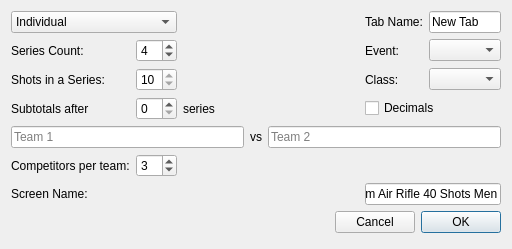
<?xml version="1.0" encoding="UTF-8"?>
<ui version="4.0">
 <class>ValikKastClass</class>
 <widget class="QDialog" name="ValikKastClass">
  <property name="geometry">
   <rect>
    <x>0</x>
    <y>0</y>
    <width>512</width>
    <height>249</height>
   </rect>
  </property>
  <property name="windowTitle">
   <string>New Tab</string>
  </property>
  <layout class="QGridLayout" name="gridLayout">
   <item row="0" column="0" colspan="2">
    <widget class="QComboBox" name="indBox">
     <property name="toolTip">
      <string>Choose here if the tab is for individual or team competition</string>
     </property>
     <property name="currentIndex">
      <number>0</number>
     </property>
     <item>
      <property name="text">
       <string>Individual</string>
      </property>
     </item>
     <item>
      <property name="text">
       <string>Team</string>
      </property>
     </item>
     <item>
      <property name="text">
       <string>Duel Match</string>
      </property>
     </item>
    </widget>
   </item>
   <item row="0" column="2">
    <spacer name="horizontalSpacer_5">
     <property name="orientation">
      <enum>Qt::Orientation::Horizontal</enum>
     </property>
     <property name="sizeHint" stdset="0">
      <size>
       <width>40</width>
       <height>20</height>
      </size>
     </property>
    </spacer>
   </item>
   <item row="0" column="3">
    <widget class="QLabel" name="label">
     <property name="text">
      <string>Tab Name:</string>
     </property>
    </widget>
   </item>
   <item row="0" column="4">
    <widget class="QLineEdit" name="sakiNimi">
     <property name="toolTip">
      <string>Tab name, not shown on spectator's screen</string>
     </property>
     <property name="text">
      <string>New Tab</string>
     </property>
    </widget>
   </item>
   <item row="1" column="0">
    <widget class="QLabel" name="seeriateSilt">
     <property name="text">
      <string>Series Count:</string>
     </property>
    </widget>
   </item>
   <item row="1" column="1">
    <widget class="QSpinBox" name="seeriateArv">
     <property name="toolTip">
      <string>Number of series in the event or number of team members</string>
     </property>
     <property name="minimum">
      <number>1</number>
     </property>
     <property name="maximum">
      <number>12</number>
     </property>
     <property name="value">
      <number>4</number>
     </property>
    </widget>
   </item>
   <item row="1" column="2">
    <spacer name="horizontalSpacer_4">
     <property name="orientation">
      <enum>Qt::Orientation::Horizontal</enum>
     </property>
     <property name="sizeHint" stdset="0">
      <size>
       <width>281</width>
       <height>20</height>
      </size>
     </property>
    </spacer>
   </item>
   <item row="1" column="3">
    <widget class="QLabel" name="label_4">
     <property name="text">
      <string>Event:</string>
     </property>
    </widget>
   </item>
   <item row="1" column="4">
    <widget class="QComboBox" name="harjutus">
     <property name="toolTip">
      <string>Choose an event. Attention! After changing this, make sure all other fields are correct!</string>
     </property>
    </widget>
   </item>
   <item row="2" column="0">
    <widget class="QLabel" name="laskudeSilt">
     <property name="text">
      <string>Shots in a Series:</string>
     </property>
    </widget>
   </item>
   <item row="2" column="1">
    <widget class="QSpinBox" name="laskudeArv">
     <property name="readOnly">
      <bool>true</bool>
     </property>
     <property name="minimum">
      <number>5</number>
     </property>
     <property name="maximum">
      <number>20</number>
     </property>
     <property name="value">
      <number>10</number>
     </property>
    </widget>
   </item>
   <item row="2" column="2">
    <spacer name="horizontalSpacer_3">
     <property name="orientation">
      <enum>Qt::Orientation::Horizontal</enum>
     </property>
     <property name="sizeHint" stdset="0">
      <size>
       <width>73</width>
       <height>20</height>
      </size>
     </property>
    </spacer>
   </item>
   <item row="2" column="3">
    <widget class="QLabel" name="label_5">
     <property name="text">
      <string>Class:</string>
     </property>
    </widget>
   </item>
   <item row="2" column="4">
    <widget class="QComboBox" name="laskjad">
     <property name="toolTip">
      <string/>
     </property>
    </widget>
   </item>
   <item row="3" column="0">
    <widget class="QLabel" name="vSummadeSilt">
     <property name="text">
      <string>Subtotals after</string>
     </property>
     <property name="wordWrap">
      <bool>false</bool>
     </property>
    </widget>
   </item>
   <item row="3" column="1">
    <widget class="QSpinBox" name="vSummadeArv">
     <property name="toolTip">
      <string>Number of series in each subtotal</string>
     </property>
     <property name="maximum">
      <number>12</number>
     </property>
    </widget>
   </item>
   <item row="3" column="2">
    <widget class="QLabel" name="vSummadeSilt2">
     <property name="text">
      <string>series</string>
     </property>
    </widget>
   </item>
   <item row="3" column="3" colspan="2">
    <widget class="QCheckBox" name="kumnendikegaBox">
     <property name="text">
      <string>Decimals</string>
     </property>
    </widget>
   </item>
   <item row="4" column="0" colspan="5">
    <layout class="QHBoxLayout" name="horizontalLayout_3">
     <item>
      <widget class="QLineEdit" name="duelFirstTeam">
       <property name="toolTip">
        <string>Name of the first team of the duel match</string>
       </property>
       <property name="placeholderText">
        <string>Team 1</string>
       </property>
      </widget>
     </item>
     <item>
      <widget class="QLabel" name="duelVs">
       <property name="text">
        <string>vs</string>
       </property>
      </widget>
     </item>
     <item>
      <widget class="QLineEdit" name="duelSecondTeam">
       <property name="toolTip">
        <string>Name of the second team of the duel match</string>
       </property>
       <property name="placeholderText">
        <string>Team 2</string>
       </property>
      </widget>
     </item>
    </layout>
   </item>
   <item row="5" column="0">
    <widget class="QLabel" name="paarideSilt">
     <property name="text">
      <string>Competitors per team:</string>
     </property>
    </widget>
   </item>
   <item row="5" column="1">
    <widget class="QSpinBox" name="paarideArv">
     <property name="toolTip">
      <string>Number of competitors in each team of the duel match</string>
     </property>
     <property name="minimum">
      <number>1</number>
     </property>
     <property name="maximum">
      <number>30</number>
     </property>
     <property name="value">
      <number>3</number>
     </property>
    </widget>
   </item>
   <item row="6" column="0">
    <widget class="QLabel" name="label_2">
     <property name="text">
      <string>Screen Name:</string>
     </property>
    </widget>
   </item>
   <item row="6" column="3" colspan="2">
    <widget class="QLineEdit" name="nimiTulAknas">
     <property name="toolTip">
      <string>Title that is shown on spectator's screen</string>
     </property>
     <property name="text">
      <string>10m Air Rifle 40 Shots Men</string>
     </property>
    </widget>
   </item>
   <item row="7" column="0" colspan="5">
    <layout class="QHBoxLayout" name="horizontalLayout">
     <item>
      <spacer name="horizontalSpacer">
       <property name="orientation">
        <enum>Qt::Orientation::Horizontal</enum>
       </property>
       <property name="sizeHint" stdset="0">
        <size>
         <width>40</width>
         <height>20</height>
        </size>
       </property>
      </spacer>
     </item>
     <item>
      <widget class="QPushButton" name="loobuNupp">
       <property name="text">
        <string>Cancel</string>
       </property>
      </widget>
     </item>
     <item>
      <widget class="QPushButton" name="okNupp">
       <property name="text">
        <string>OK</string>
       </property>
       <property name="default">
        <bool>true</bool>
       </property>
      </widget>
     </item>
    </layout>
   </item>
  </layout>
 </widget>
 <layoutdefault spacing="6" margin="11"/>
 <resources/>
 <connections>
  <connection>
   <sender>loobuNupp</sender>
   <signal>clicked()</signal>
   <receiver>ValikKastClass</receiver>
   <slot>reject()</slot>
   <hints>
    <hint type="sourcelabel">
     <x>338</x>
     <y>154</y>
    </hint>
    <hint type="destinationlabel">
     <x>108</x>
     <y>109</y>
    </hint>
   </hints>
  </connection>
 </connections>
</ui>
